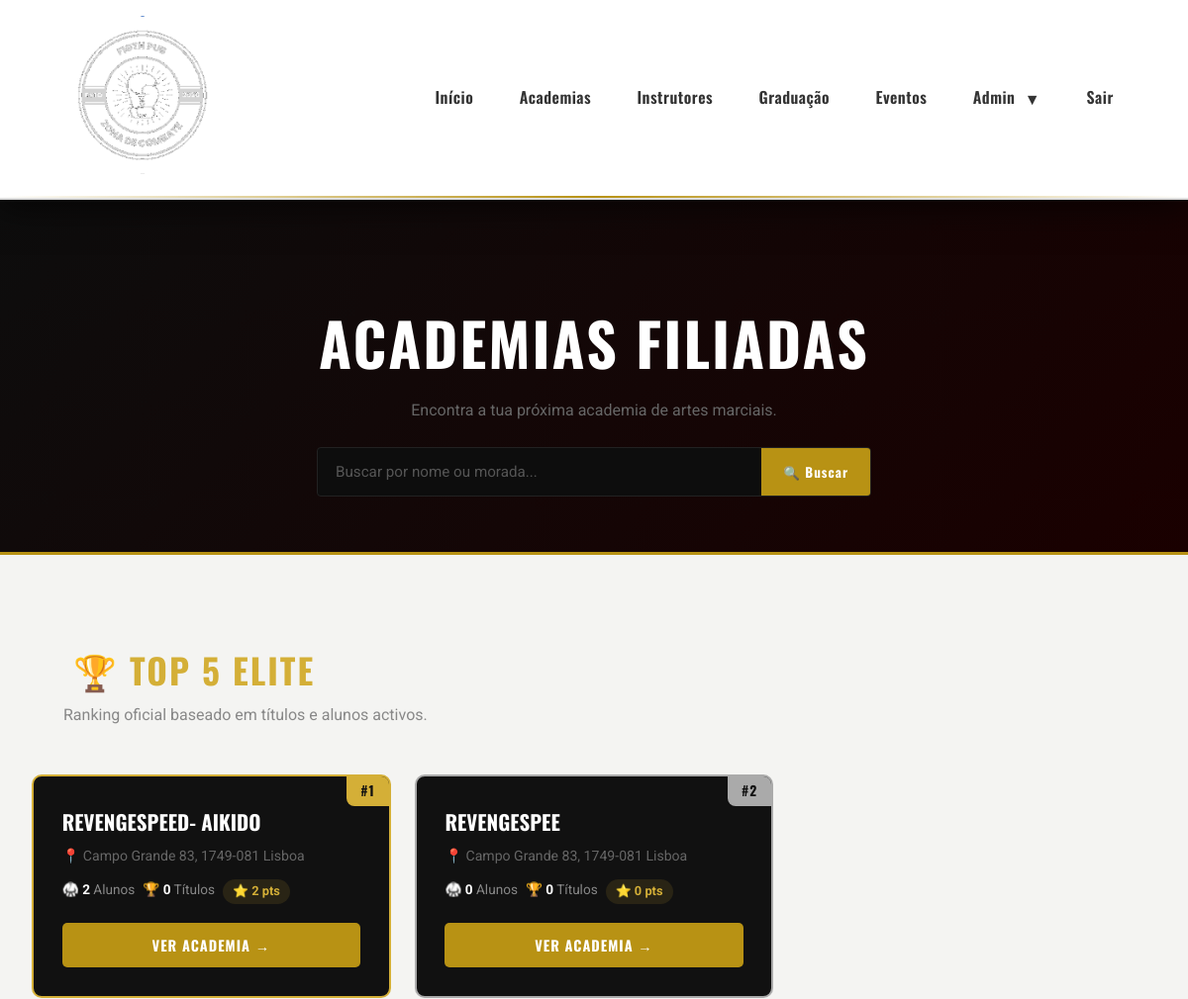
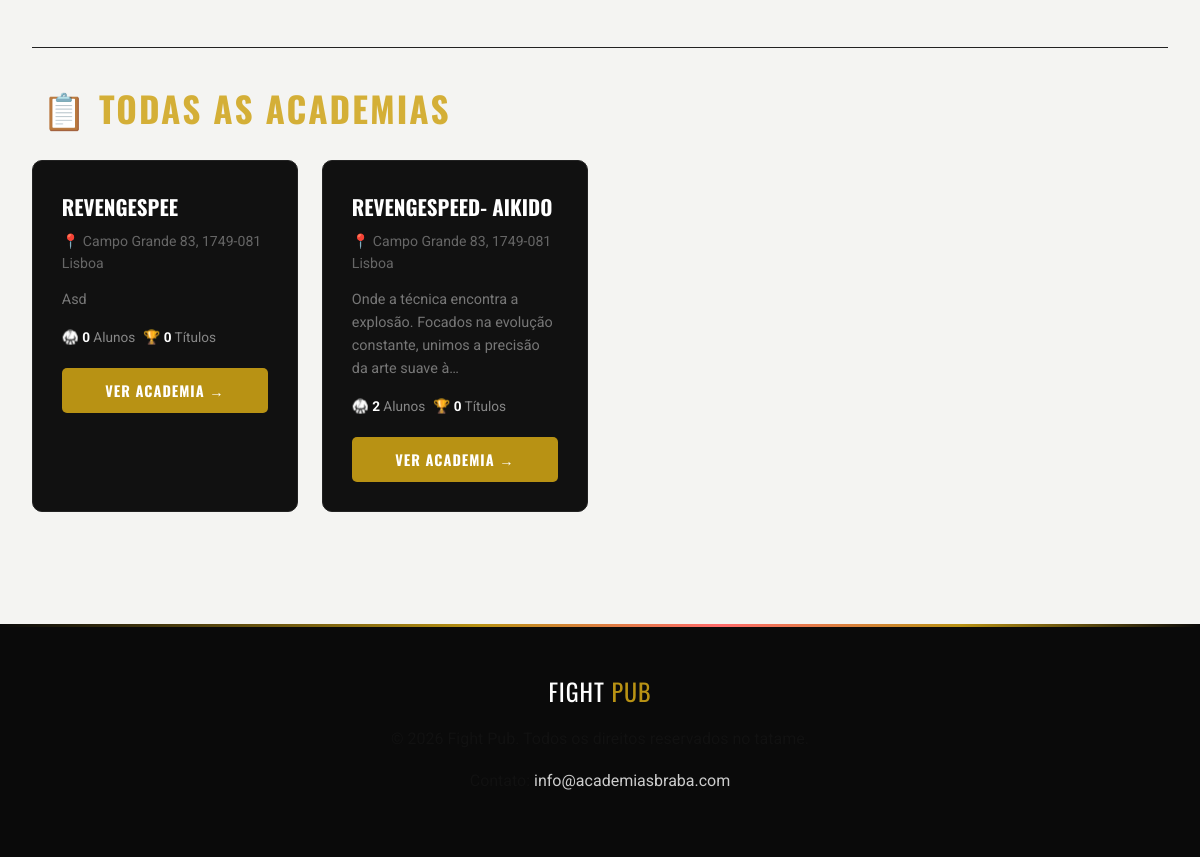
Screenshot of /academies.php (signed in) with the database file from the repository (2 pictures, top to bottom).
### tables this page shows
CREATE TABLE academies (
        id INTEGER PRIMARY KEY AUTOINCREMENT, 
        name TEXT NOT NULL, 
        address TEXT, 
        description TEXT, 
        num_students INTEGER DEFAULT 0, 
        num_titles INTEGER DEFAULT 0
    , avatar TEXT);

### academies.php (the view, shortened to what this page needs)
<?php
include 'header.php';
$db = new SQLite3('academies.db');
$db->exec("CREATE TABLE IF NOT EXISTS reviews (
    id INTEGER PRIMARY KEY AUTOINCREMENT,
    academy_id INTEGER NOT NULL,
    user_id INTEGER NOT NULL,
    rating INTEGER NOT NULL,
    comment TEXT,
    created_at DATETIME DEFAULT CURRENT_TIMESTAMP,
    UNIQUE(academy_id, user_id)
)");
$search         = isset($_GET['search']) ? trim($_GET['search']) : '';
$search_escaped = SQLite3::escapeString($search);
$is_searching   = !empty($search);
if (!$is_searching) {
    $result_top5 = $db->query("
        SELECT a.*, COUNT(DISTINCT s.id) as real_num_students,
               ROUND(AVG(CAST(r.rating AS FLOAT)),1) as avg_rating,
               COUNT(DISTINCT r.id) as total_reviews
        FROM academies a
        LEFT JOIN students s  ON a.id = s.academy_id
        LEFT JOIN reviews  r  ON a.id = r.academy_id
        GROUP BY a.id
        ORDER BY (a.num_titles + COUNT(DISTINCT s.id)) DESC
        LIMIT 5
    ");
}
$result_all = $db->query("
    SELECT a.*, COUNT(DISTINCT s.id) as real_num_students,
           ROUND(AVG(CAST(r.rating AS FLOAT)),1) as avg_rating,
           COUNT(DISTINCT r.id) as total_reviews
    FROM academies a
    LEFT JOIN students s  ON a.id = s.academy_id
    LEFT JOIN reviews  r  ON a.id = r.academy_id
    WHERE a.name    LIKE '%$search_escaped%'
       OR a.address LIKE '%$search_escaped%'
    GROUP BY a.id
    ORDER BY a.name ASC
");
?>
<main class="academies-main">
    <div class="page-hero-bar">
        <div class="page-hero-bar-inner">
            <h1>Academias Filiadas</h1>
            <p>Encontra a tua próxima academia de artes marciais.</p>
            <form class="fp-search-form" method="GET">
                <input type="text" name="search"
                       placeholder="Buscar por nome ou morada..."
                       value="<?php echo htmlspecialchars($search); ?>">
                <button type="submit">🔍 Buscar</button>
            </form>
        </div>
    </div>
    <?php if (!$is_searching): ?>
    <div class="section-block">
        <div class="section-block-header">
            <h2 class="section-title-gold">🏆 Top 5 Elite</h2>
            <p>Ranking oficial baseado em títulos e alunos activos.</p>
        </div>
        <div class="top5-grid">
            <?php
            $rank = 1;
            while ($ac = $result_top5->fetchArray(SQLITE3_ASSOC)):
                $score = $ac['num_titles'] + $ac['real_num_students'];
                $rank_cls = $rank <= 3 ? "rank-$rank" : '';
            ?>
            <div class="academy-card-dark <?php echo $rank_cls; ?>">
                <div class="academy-card-rank">#<?php echo $rank; ?></div>
                <div class="academy-card-body">
                    <h3><?php echo htmlspecialchars($ac['name']); ?></h3>
                    <p class="academy-card-addr">📍 <?php echo htmlspecialchars($ac['address']); ?></p>
                    <div class="academy-card-stats">
                        <span>🥋 <strong><?php echo $ac['real_num_students']; ?></strong> Alunos</span>
                        <span>🏆 <strong><?php echo $ac['num_titles']; ?></strong> Títulos</span>
                        <span class="score-badge">⭐ <?php echo $score; ?> pts</span>
                    </div>
                    <a href="academy_details.php?id=<?php echo $ac['id']; ?>" class="btn-card-details">Ver Academia →</a>
                </div>
            </div>
            <?php $rank++; endwhile; ?>
        </div>
    </div>
    <div class="fp-divider" style="margin:0 2rem"></div>
    <div class="section-block-header" style="padding:2rem 2rem 0">
        <h2 class="section-title-gold">📋 Todas as Academias</h2>
    </div>
    <?php else: ?>
    <div class="section-block-header" style="padding:2rem 2rem 0">
        <h2 class="section-title-gold">🔍 Resultados para "<?php echo htmlspecialchars($search); ?>"</h2>
    </div>
    <?php endif; ?>
    <div class="academy-all-grid">
        <?php
        while ($ac = $result_all->fetchArray(SQLITE3_ASSOC)):
        ?>
        <div class="academy-card-dark">
            <div class="academy-card-body">
                <h3><?php echo htmlspecialchars($ac['name']); ?></h3>
                <p class="academy-card-addr">📍 <?php echo htmlspecialchars($ac['address']); ?></p>
                <p class="academy-card-desc"><?php echo htmlspecialchars(mb_substr($ac['description'] ?? '', 0, 100)) . (mb_strlen($ac['description'] ?? '') > 100 ? '…' : ''); ?></p>
                <div class="academy-card-stats">
                    <span>🥋 <strong><?php echo $ac['real_num_students']; ?></strong> Alunos</span>
                    <span>🏆 <strong><?php echo $ac['num_titles']; ?></strong> Títulos</span>
                </div>
                <a href="academy_details.php?id=<?php echo $ac['id']; ?>" class="btn-card-details">Ver Academia →</a>
            </div>
        </div>
        <?php endwhile; ?>
    </div>
</main>
<?php $db->close(); include 'footer.php'; ?>

### rows the page displays
academies: name "REVENGESPEED- AIKIDO", address "Campo Grande 83, 1749-081 Lisboa", real_num_students "2", num_titles "0", score "2", description "Onde a técnica encontra a explosão. Focados na evolução constante, unimos a precisão da arte suave à"
academies: name "REVENGESPEE", address "Campo Grande 83, 1749-081 Lisboa", real_num_students "0", num_titles "0", description "Asd"
